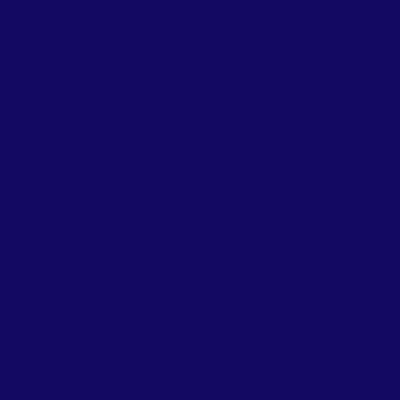
Frame 1 (no input)
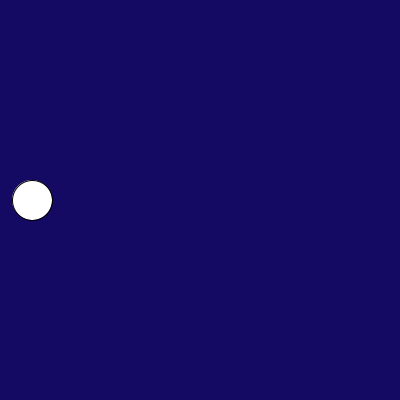
Frame 60 (the mouse pressed at the canvas centre just before this capture)
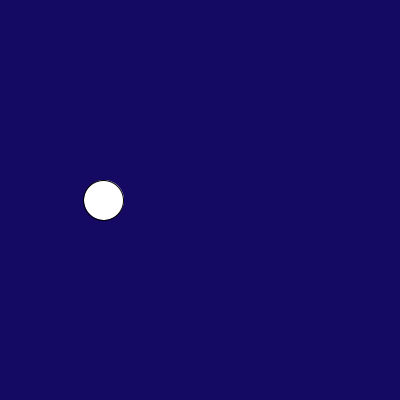
Frame 120 (the mouse held since frame 60 and released just before this capture)

The Processing sketch that drew these frames (run headless with seeded random() and noise(); from frame 60 on, the mouse is pressed at the canvas centre):

// Processing sketch: Practice4
// ── Practice4.pde
float x= -40;
float speed= 1.2;

void setup(){
  size(400,400);
  frameRate(100);
}
void draw(){
  background(20,10,100);
  println(frameRate);
  println(mouseX,mouseY);
  x += speed;
ellipse(x,200,40,40);  
}
